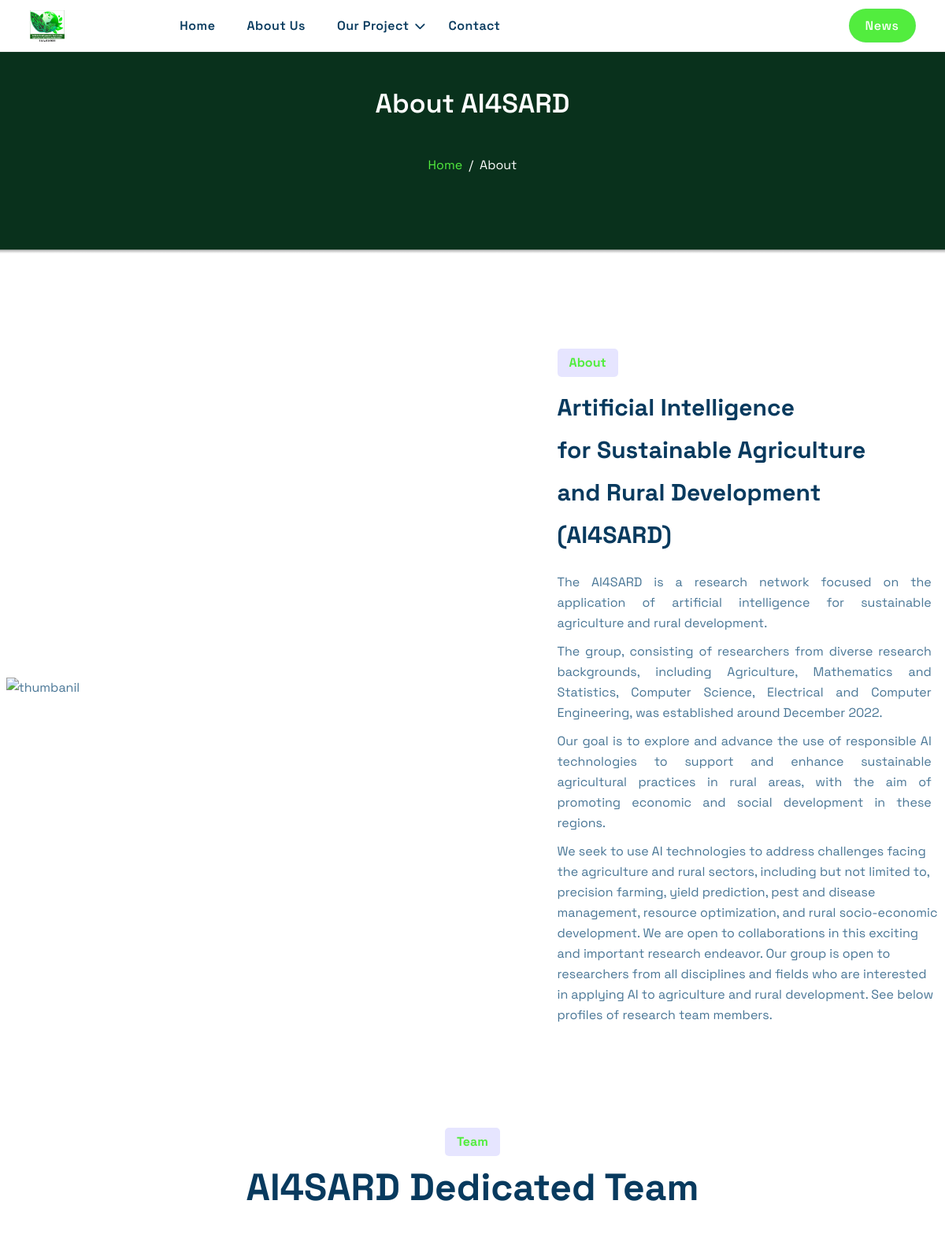
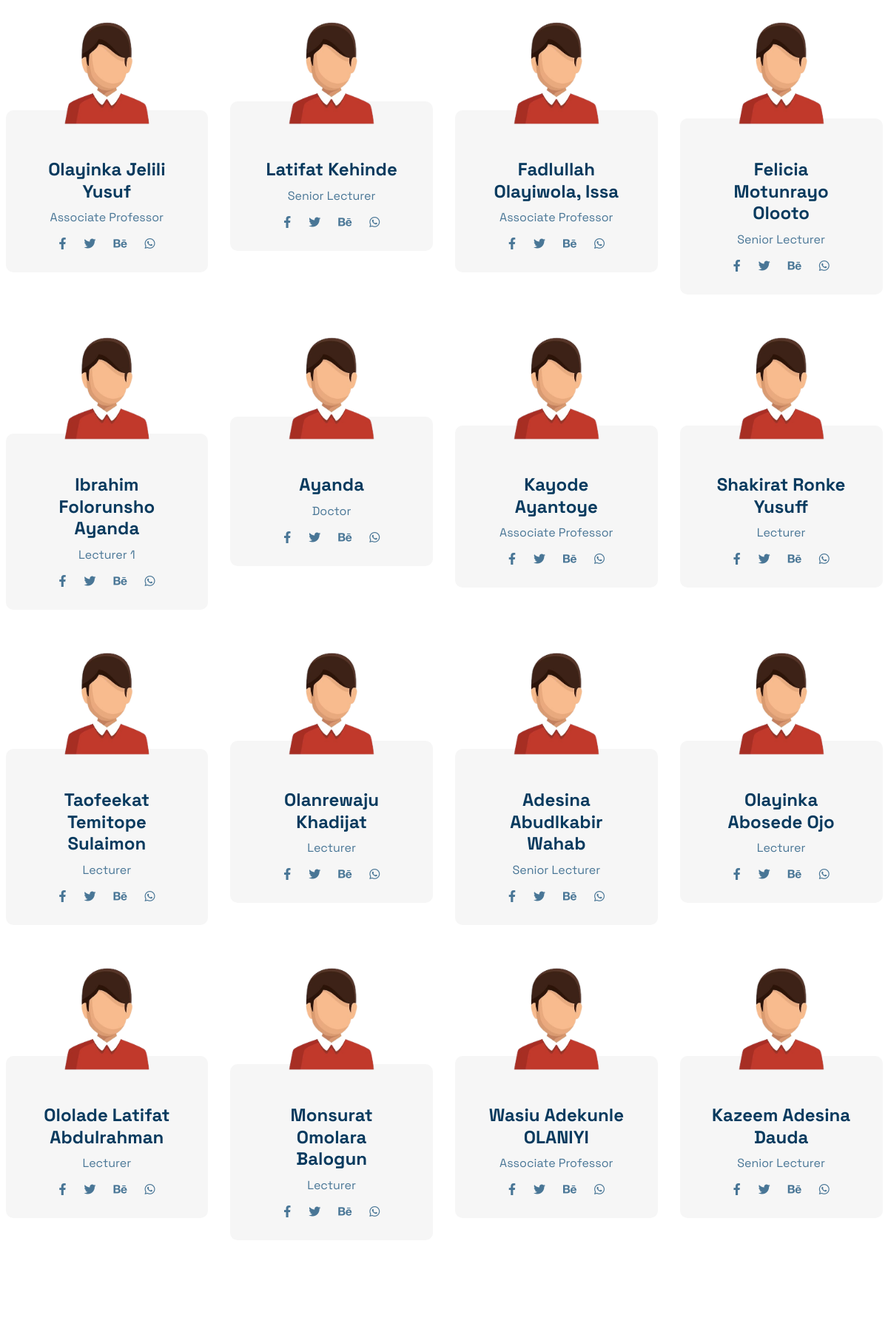
Page /about.php (upper part) on the committed database (2 pictures, top to bottom).
### tables this page shows
CREATE TABLE `teams` (
  `id` int NOT NULL,
  `name` varchar(200) DEFAULT NULL,
  `position` varchar(200) DEFAULT NULL,
  `bio` mediumtext,
  `image` varchar(1000) DEFAULT NULL,
  `ceated_at` timestamp NOT NULL DEFAULT CURRENT_TIMESTAMP,
  `updated_at` timestamp NOT NULL DEFAULT CURRENT_TIMESTAMP
);

### about.php (the view, shortened to what this page needs)
<?php
include 'config/database.php';
?>
<!DOCTYPE html>
<html lang="en">
<head>
    <link rel="stylesheet preload" href="assets/css/plugins/fontawesome-6.css" as="style">
    <link rel="stylesheet preload" href="assets/css/plugins/unicons.css" as="style">
    <link rel="stylesheet preload" href="assets/css/plugins/swiper.min.css" as="style">
    <link rel="stylesheet preload" href="assets/css/vendor/magnific-popup.css" as="style">
    <link rel="stylesheet preload" href="assets/css/vendor/metismenu.css" as="style">
    <link rel="stylesheet preload" href="assets/css/vendor/bootstrap.min.css" as="style">
    <link rel="stylesheet preload" href="assets/css/style.css" as="style">
</head>
<body class="inner-page">
    <?php
    include 'layout/menu.php';
    ?>
    <div class="rts-bread-crumb-area bg_image">
        <div class="container">
            <div class="row">
                <div class="col-lg-12">
                    <div class="breadcrumb-inne">
                        <div class="title-area">
                            <h1 class="bread-title">About AI4SARD</h1>
                            <div class="inner-wrapper">
                                <a href="index.php">Home</a>/
                                <a href="" class="active">About</a>
                            </div>
                        </div>
                    </div>
                </div>
            </div>
        </div>
    </div>
    <div class="about-section-one inner-about rts-section-gap">
        <div class="container" style="margin-top: -10px;">
            <div class="row align-items-center">
                <div class="col-lg-6">
                    <div class="left-thumbnail-area">
                        <img src="assets/images/about/1.png" alt="thumbanil">
                    </div>
                </div>
                <div class="col-lg-5">
                    <div class="about-p-right">
                        <div class="title-left-area">
                            <span class="pre-title-bg">About</span>
                            <h3 class="title">
                                Artificial Intelligence <br>for Sustainable Agriculture <br>and Rural Development (AI4SARD)
                            </h3>
                        </div>
                        <div class="inner-content">
                            <p class="disc-l">
                                The AI4SARD is a research network focused on the application of artificial intelligence for sustainable agriculture and rural development.
                            </p>
                            <p class="disc-l">
                                The group, consisting of researchers from diverse research backgrounds, including Agriculture, Mathematics and Statistics, Computer Science, Electrical and Computer Engineering, was established around December 2022.
                            </p>
                            <p class="disc-l">
                                Our goal is to explore and advance the use of responsible AI technologies to support and enhance sustainable agricultural practices in rural areas, with the aim of promoting economic and social development in these regions.
                            </p>
                            <p class="disc-1">
                                We seek to use AI technologies to address challenges facing the agriculture and rural sectors, including but not limited to, precision farming, yield prediction, pest and disease management, resource optimization, and rural socio-economic development. We are open to collaborations in this exciting and important research endeavor. Our group is open to researchers from all disciplines and fields who are interested in applying AI to agriculture and rural development. See below profiles of research team members.
                            </p>
                        </div>
                    </div>
                </div>
            </div>
        </div>
    </div>
    <div class="rts-team-area rts-section-gapBottom">
        <div class="container">
            <div class="row">
                <div class="col-lg-12">
                    <div class="title-conter-area">
                        <span class="pre-title-bg">Team</span>
                        <h2 class="title">
                            AI4SARD Dedicated Team
                        </h2>
                    </div>
                </div>
            </div>
            <div class="row g-5 mt--10">
                <?php
                $teams = mysqli_query($connect, "SELECT * FROM teams");
                while ($team_row = mysqli_fetch_array($teams)) {
                ?>
                    <div class="col-lg-3 col-md-4 col-sm-6 col-12">
                        <div class="team-area-ab-wrapper">
                            <div class="thumbnail">
                               <?php  if($team_row['image'] == null) {
                                echo '<img src="assets/images/team/placeholder.png" alt="team">';
                               }else{
                                $image = $team_row['image'];
                                echo '<img src="assets/images/team/'.$image.'" alt="team">';
                               } ?>
                            </div>
                            <div class="inner-content">
                                <a href="team_details.php?id=<?php echo $team_row['id']; ?>">
                                    <h5 class="title"><?php echo $team_row['name']; ?></h5>
                                </a>
                                <span><?php echo $team_row['position']; ?></span>
                                <div class="social-icon">
                                    <a href="#"> <i class="fa-brands fa-facebook-f"></i></a>
                                    <a href="#"><i class="fa-brands fa-twitter"></i></a>
                                    <a href="#"><i class="fa-brands fa-behance"></i></a>
                                    <a href="#"><i class="fa-brands fa-whatsapp"></i></a>
                                </div>
                            </div>
                        </div>
                    </div>
                <?php
                }
                ?>
            </div>
        </div>
    </div>
</body>
</html>

### rows in the picture
teams: name "Olayinka Jelili Yusuf", position "Associate Professor"
teams: name "Latifat Kehinde", position "Senior Lecturer"
teams: name "Fadlullah Olayiwola, Issa", position "Associate Professor"
teams: name "Felicia Motunrayo Olooto", position "Senior Lecturer"
teams: name "Ibrahim Folorunsho Ayanda", position "Lecturer 1"
teams: name "Ayanda", position "Doctor"
teams: name "Kayode Ayantoye", position "Associate Professor"
teams: name "Shakirat Ronke Yusuff", position "Lecturer"
teams: name "Taofeekat Temitope Sulaimon", position "Lecturer"
teams: name "Olanrewaju Khadijat", position "Lecturer"
teams: name "Adesina Abudlkabir Wahab", position "Senior Lecturer"
teams: name "Olayinka Abosede Ojo", position "Lecturer"
teams: name "Ololade Latifat Abdulrahman", position "Lecturer"
teams: name "Monsurat Omolara Balogun", position "Lecturer"
teams: name "Wasiu Adekunle OLANIYI", position "Associate Professor"
teams: name "Kazeem Adesina Dauda", position "Senior Lecturer"
